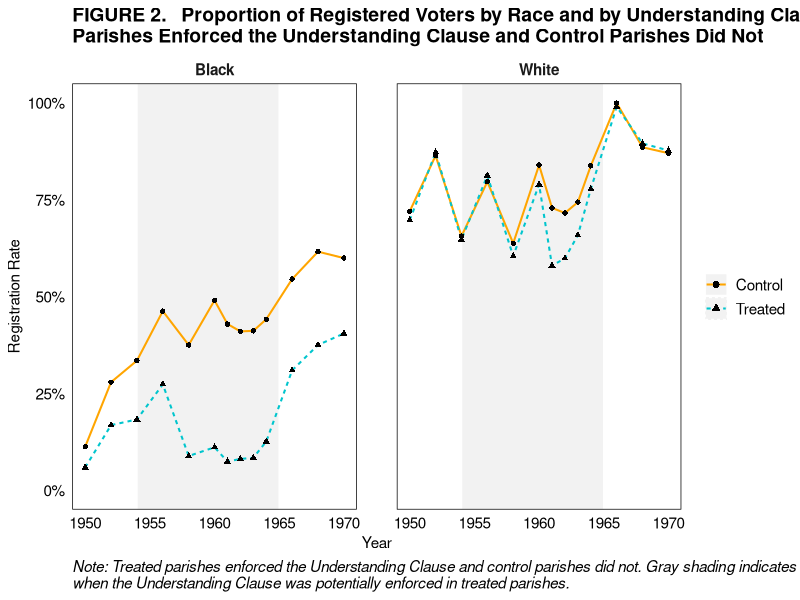

R code for this plot:
# Exemplary Code Chunk

# * Preparation * ----
## Load libraries ----
library(tidyverse)
library(haven)
library(patchwork)

## Load data ----
la = read_dta('la_turnout_basic.dta')


# * Prepare data * ----
## White treatment ----
white_treatment = la %>%
  filter(year >= 1950 & year <= 1970, # filter for years of interest
         understandingclause2 == 1) %>% # filter for treatment status of interest
  group_by(year) %>% # group observations by year
  summarize(reg_rate = mean(whiteregrate, na.rm = T)) # calculate mean

white_treatment = white_treatment %>%
  mutate(status = 'Treated', # create defining variables for appended data
         race = 'White')

## White control ----
white_control = la %>%
  filter(year >= 1950 & year <= 1970,
         understandingclause2 == 0) %>%
  group_by(year) %>%
  summarize(reg_rate = mean(whiteregrate, na.rm = T))

white_control = white_control %>%
  mutate(status = 'Control',
         race = 'White')

## Black treatment ----
black_treatment = la %>%
  filter(year >= 1950 & year <= 1970,
         understandingclause2 == 1) %>%
  group_by(year) %>%
  summarize(reg_rate = mean(blackregrate, na.rm = T))

black_treatment = black_treatment %>%
  mutate(status = 'Treated',
         race = 'Black')

## Black control ----
black_control = la %>%
  filter(year >= 1950 & year <= 1970,
         understandingclause2 == 0) %>%
  group_by(year) %>%
  summarize(reg_rate = mean(blackregrate, na.rm = T))

black_control = black_control %>%
  mutate(status = 'Control',
         race = 'Black')

## Combine data ----
df = bind_rows(white_treatment, white_control, black_treatment, black_control) # append data


# * Create plot * ----
df %>%
  ggplot(aes(x = year, y = reg_rate, # identify independent and dependent variables
             color = status, shape = status, linetype = status)) + # create visual elements based on treatment status
  facet_wrap(~ race) + # separate plots by race
  geom_rect(aes(xmin=1954, xmax=1965, ymin=-Inf, ymax=Inf), # highlight years that the Understanding Clause was in affect
            color = 'white', fill = 'grey95') +
  geom_line(lwd = .7) + # add line to plot
  geom_point(color = 'black') + # add points to plot
  scale_shape_manual(values = c(16, 17)) + # choose shape type for points
  scale_color_manual(values = c('orange', 'turquoise3')) + # choose line color for lines
  scale_y_continuous(limits = c(0, 1), # scale plot from 0% to 100%
                     labels = scales::label_percent()) + # display y-axis as percentages rather than proportions
  guides(color = guide_legend(override.aes = list(size = 2))) + # increase size of legend elements
  labs(x = 'Year', y = 'Registration Rate', # add labels
       title = 'FIGURE 2.   Proportion of Registered Voters by Race and by Understanding Clause Status. Treated \nParishes Enforced the Understanding Clause and Control Parishes Did Not',
       caption = 'Note: Treated parishes enforced the Understanding Clause and control parishes did not. Gray shading indicates years \nwhen the Understanding Clause was potentially enforced in treated parishes.') +
  theme_minimal() + # add theme
  theme(legend.title = element_blank(), # remove legend title
        panel.grid = element_blank(), # remove gridlines
        panel.border = element_rect(color = 'black', fill = NA), # format panel border
        panel.spacing = unit(2, "lines"), # add spacing between facets
        axis.text = element_text(size = 11, color = 'black'), # format axis text
        axis.title = element_text(size = 11), # format axis title
        legend.text = element_text(size = 11), # format legend text
        strip.text.x = element_text(size = 11, face = 'bold'), # format titles of facets
        plot.title = element_text(face = 'bold', size = 14, hjust = 0), # format title of plot
        plot.caption = element_text(size = 11, hjust = 0, face = 'italic')) # format caption of plot
